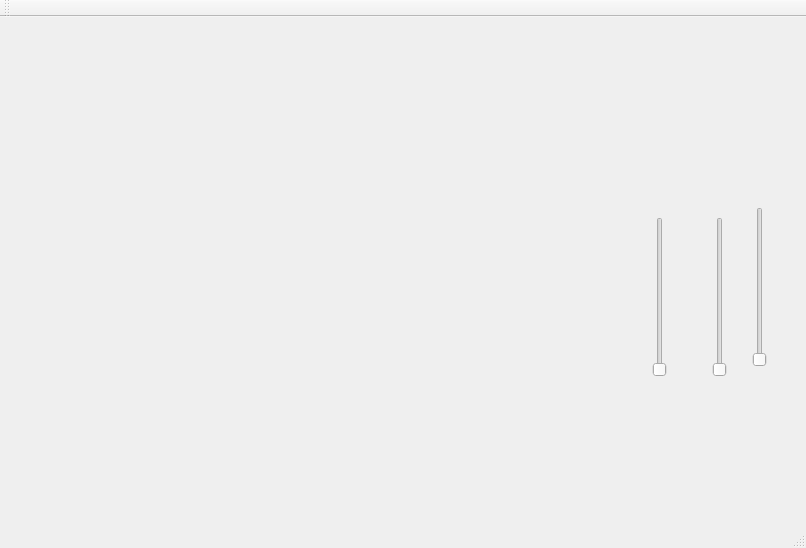
<?xml version="1.0" encoding="UTF-8"?>
<ui version="4.0">
 <class>MainWindow</class>
 <widget class="QMainWindow" name="MainWindow">
  <property name="geometry">
   <rect>
    <x>0</x>
    <y>0</y>
    <width>806</width>
    <height>548</height>
   </rect>
  </property>
  <property name="windowTitle">
   <string>MainWindow</string>
  </property>
  <widget class="QWidget" name="centralWidget">
   <widget class="miWidget" name="widget" native="true">
    <property name="geometry">
     <rect>
      <x>10</x>
      <y>10</y>
      <width>500</width>
      <height>500</height>
     </rect>
    </property>
   </widget>
   <widget class="QSlider" name="verticalSlider">
    <property name="geometry">
     <rect>
      <x>650</x>
      <y>200</y>
      <width>19</width>
      <height>160</height>
     </rect>
    </property>
    <property name="maximum">
     <number>360</number>
    </property>
    <property name="orientation">
     <enum>Qt::Vertical</enum>
    </property>
   </widget>
   <widget class="QSlider" name="verticalSlider_2">
    <property name="geometry">
     <rect>
      <x>710</x>
      <y>200</y>
      <width>19</width>
      <height>160</height>
     </rect>
    </property>
    <property name="maximum">
     <number>360</number>
    </property>
    <property name="orientation">
     <enum>Qt::Vertical</enum>
    </property>
   </widget>
   <widget class="QSlider" name="verticalSlider_3">
    <property name="geometry">
     <rect>
      <x>750</x>
      <y>190</y>
      <width>19</width>
      <height>160</height>
     </rect>
    </property>
    <property name="orientation">
     <enum>Qt::Vertical</enum>
    </property>
   </widget>
  </widget>
  <widget class="QMenuBar" name="menuBar">
   <property name="geometry">
    <rect>
     <x>0</x>
     <y>0</y>
     <width>806</width>
     <height>21</height>
    </rect>
   </property>
  </widget>
  <widget class="QToolBar" name="mainToolBar">
   <attribute name="toolBarArea">
    <enum>TopToolBarArea</enum>
   </attribute>
   <attribute name="toolBarBreak">
    <bool>false</bool>
   </attribute>
  </widget>
  <widget class="QStatusBar" name="statusBar"/>
 </widget>
 <layoutdefault spacing="6" margin="11"/>
 <customwidgets>
  <customwidget>
   <class>miWidget</class>
   <extends>QWidget</extends>
   <header location="global">miwidget.h</header>
   <container>1</container>
  </customwidget>
 </customwidgets>
 <resources/>
 <connections/>
</ui>
